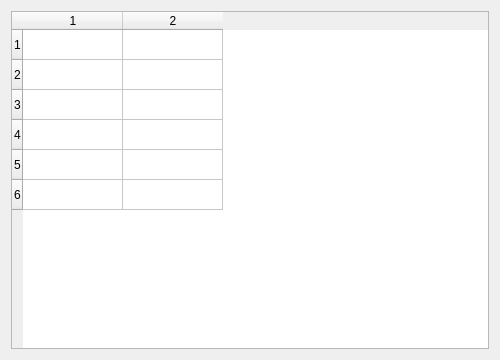
<?xml version="1.0" encoding="UTF-8"?>
<ui version="4.0"><class>Dialog</class><widget class="QDialog" name="Dialog"><property name="geometry"><rect><x>0</x><y>0</y><width>500</width><height>360</height></rect></property><property name="windowTitle"><string>Table 6x2</string></property><layout class="QVBoxLayout" name="verticalLayout"><property name="leftMargin"><number>11</number></property><property name="topMargin"><number>11</number></property><property name="rightMargin"><number>11</number></property><property name="bottomMargin"><number>11</number></property><property name="spacing"><number>6</number></property><item><widget class="QTableWidget" name="table"><property name="rowCount"><number>6</number></property><property name="columnCount"><number>2</number></property></widget></item></layout></widget></ui>
